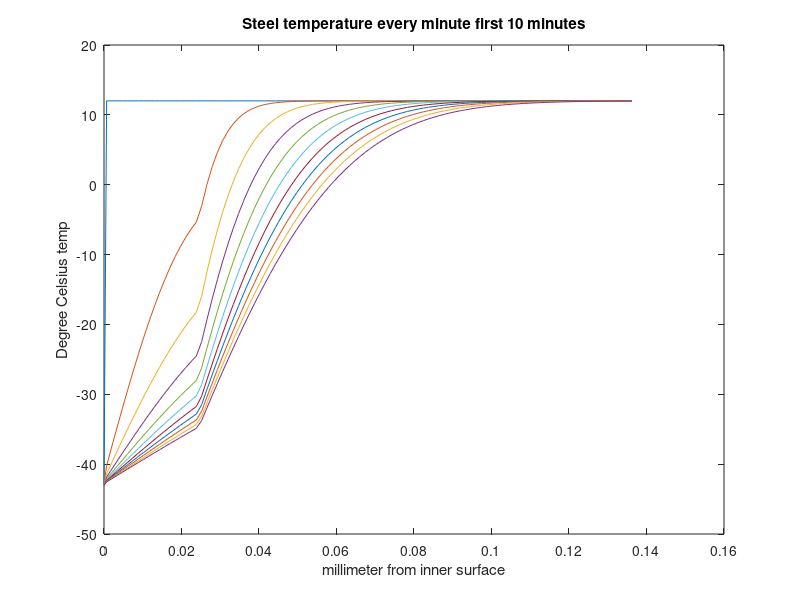

Write MATLAB code to recreate this figure.
Ny = 100;     %number of radial temp measurement points
Nt = 110;     %number of time steps
density = 7700;  %kg/m3 of stainless steel
heat_capacity = 450;   %J/kg/K
thermalconductivity =14;  %J/K/m/s

TimePeriodSeconds = 600;  %total time including warm time
SteelThickness = 0.027;      %meters
ConcreteThickness = 4.3*2.54*0.01; %meters
Depth = SteelThickness + ConcreteThickness;    %thickness of pipeline steel (meters)

Tenv = 285;
Tgas = 230;

cSteel = thermalconductivity/(heat_capacity*density) %diffusivity m^2/s
cConcrete =  9.51e-7 %thermal diffusivity of concrete

dt = TimePeriodSeconds / (Nt - 1);
dx = Depth / (Ny + 1);

WaterTemp = 12;
GasTemp   = -50;
simulationTime=600;  %max duration of cold  

%[~,~,A] = laplacian(Ny,{'DD'});

diffusion=ones(1,Ny + 1);
iSCboundary= floor(Ny*SteelThickness/Depth);

diffusion(1:iSCboundary - 1)=cSteel;
diffusion(iSCboundary) = 2. / (1 / cSteel + 1 / cConcrete); %harmonic mean
diffusion(iSCboundary + 1:end) = cConcrete;


diffusion=(dt/dx^2)*diffusion;

Ads = spdiags([-diffusion(2:end)' (diffusion(1:end-1)' + diffusion(2:end)') -diffusion(1:end - 1)'], [-1, 0, 1], Ny, Ny);
Ad = (Ads + speye(Ny));


e0=zeros(Ny, 1);
e0(1)=Tgas;

e1 = zeros(Ny, 1);
e1(end) = Tenv;

T = zeros(Ny, Nt);
T(:, 1) = ones(Ny, 1) * Tenv;

for i=1:Nt-1
         T(:, i+1) = Ad\(T(:,i) - Ad(2,1) * e0 - Ad(end-1,end) * e1);
end

millimeters = [0. linspace(0.5*dx, Depth - 0.5*dx, Ny) Depth];

for seconds=0:60:simulationTime
    
    step  = floor(seconds / dt) + 1;

    Tplot = [Tgas; T(:, step); Tenv] - 273;

    plot(millimeters, Tplot);

    title('Steel temperature every minute first 10 minutes')
    xlabel('millimeter from inner surface')
    ylabel('Degree Celsius temp')
    hold on
end
% for seconds=0:60:simulationTime
% 
%     BoundaryTemp = zeros(Nt,1);
%     pulses = [0,seconds,(GasTemp -WaterTemp)]';       %Cooling pulse
% 
%     pulses= [pulses, [seconds+1,simulationTime,0]'];         % Before explosion +12C
% 
% 
% 
%     for i=1:size(pulses,2)
%         pu=pulses(:,i);
%         iPs = floor(Nt* pu(1)/TimePeriodSeconds)+1;
%         iPe = floor(Nt* pu(2)/TimePeriodSeconds);
%         BoundaryTemp(iPs:iPe) = pu(3);
%     end
% 
% 
%     Dtemp = B*BoundaryTemp;  % cross section temp profile resulting from the pulses
% 
%     increment = 1000*Depth/(Ny-1);
%     millimeters = 0: increment : (1000*Depth); %horizontal scale in plot
% 
%     plot(millimeters, Dtemp+WaterTemp);
% 
% 
%     title('Steel temperature every minute first 10 minutes')
%     xlabel('millimeter from inner surface')
%     ylabel('Degree Celsius temp')
%     hold on
% end
%   grid on
% 
% hold off

